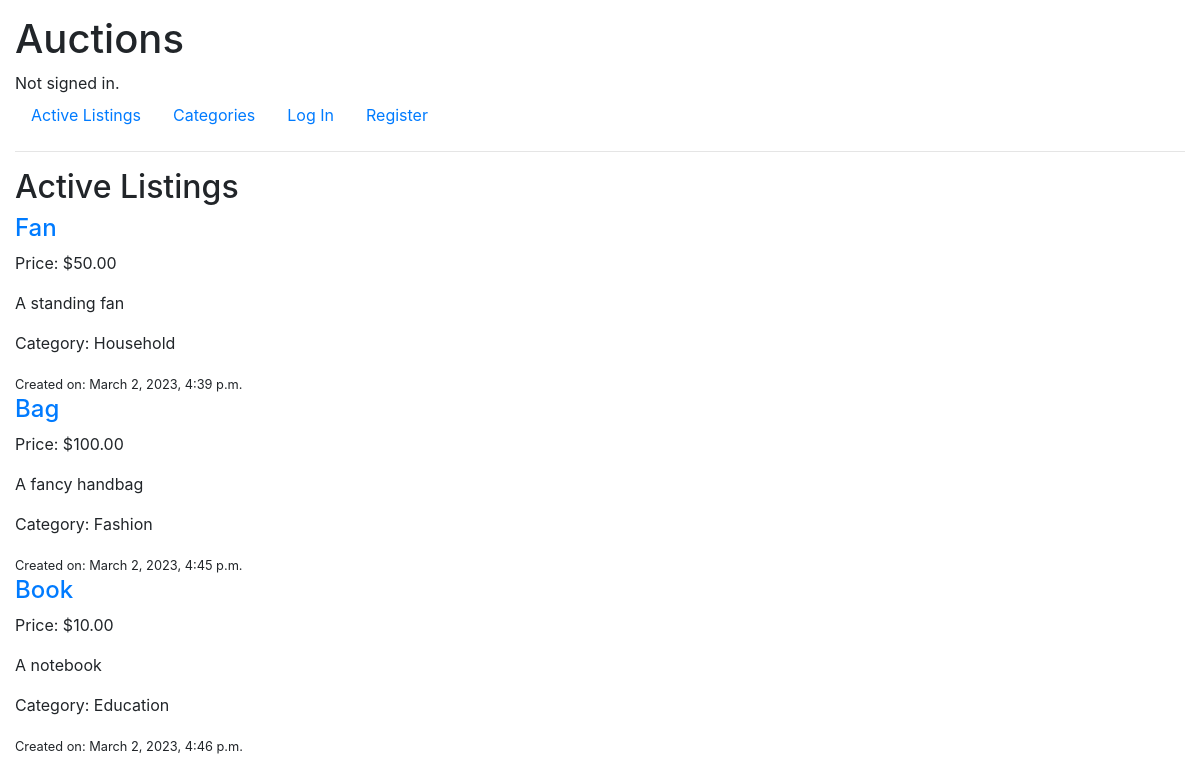
The page / on the database its author committed.
### auctions/models.py (models this page shows, shortened)
class Auction(models.Model):
    title = models.CharField(max_length=30)
    description = models.CharField(max_length=100)
    current_price = models.DecimalField(max_digits=10, decimal_places=2)
    photo_url = models.SlugField(max_length=500, blank=True)
    category = models.CharField(max_length=20, blank=True)
    owner = models.ForeignKey(User, on_delete=models.CASCADE, related_name="listings")
    active = models.BooleanField()
    created_on = models.DateTimeField()

### auctions/views.py (the view)
# urls.py: path("", views.index, name="index"),
def index(request):
    listings = Auction.objects.filter(active=True)
    return render(request, "auctions/index.html",{
        "listings": listings
    })

### auctions/templates/auctions/index.html (shortened to what this page needs)
{% extends "auctions/layout.html" %}
{% block body %}
    <h2>Active Listings</h2>
    {% for listing in listings %}
        <div>
            <div>
                <h4><a href="{% url 'listing' listing.id %}">{{ listing.title }}</a></h4>
                <p>Price: ${{ listing.current_price }}</p>
                <p>{{ listing.description }}</p>
                {% if listing.category %}
                    <p>Category: {{ listing.category }}</p>
                {% endif %}
                <small>Created on: {{ listing.created_on }}</small>
            </div>
        </div>
    {% endfor %}
{% endblock %}

### auctions/templates/auctions/layout.html (shortened to what this page needs)
{% load static %}
<!DOCTYPE html>
<html lang="en">
    <head>
        <link rel="stylesheet" href="https://stackpath.bootstrapcdn.com/bootstrap/4.4.1/css/bootstrap.min.css">
        <link href="{% static 'auctions/styles.css' %}" rel="stylesheet">
    </head>
    <body>
        <h1>Auctions</h1>
        <div>
            {% if user.is_authenticated %}
                Signed in as <strong>{{ user.username }}</strong>.
            {% else %}
                Not signed in.
            {% endif %}
        </div>
        <ul class="nav">
            <li class="nav-item">
                <a class="nav-link" href="{% url 'index' %}">Active Listings</a>
            </li>
            <li class="nav-item">
                <a class="nav-link" href="{% url 'categories' %}">Categories</a>
            </li>
            {% if user.is_authenticated %}
            <li class="nav-item">
                <a class="nav-link" href="{% url 'create' %}">Create Listing</a>
            </li>
            <li class="nav-item">
                <a class="nav-link" href="{% url 'watchlist' %}">Watchlists</a>
            </li>
            <li class="nav-item">
                <a class="nav-link" href="{% url 'logout' %}">Log Out</a>
            </li>
            {% else %}
            <li class="nav-item">
                <a class="nav-link" href="{% url 'login' %}">Log In</a>
            </li>
            <li class="nav-item">
                <a class="nav-link" href="{% url 'register' %}">Register</a>
            </li>
            {% endif %}
        </ul>
        <hr>
        {% block body %}
        {% endblock %}
    </body>
</html>

### auctions/static/auctions/styles.css (style rules this page uses)
body { padding: 10px; margin: 5px; }

### rows shown on the page
Auction: title "Fan", current_price "50.00", description "A standing fan", category "Household", created_on "March 2, 2023, 4:39 p.m."
Auction: title "Bag", current_price "100.00", description "A fancy handbag", category "Fashion", created_on "March 2, 2023, 4:45 p.m."
Auction: title "Book", current_price "10.00", description "A notebook", category "Education", created_on "March 2, 2023, 4:46 p.m."
